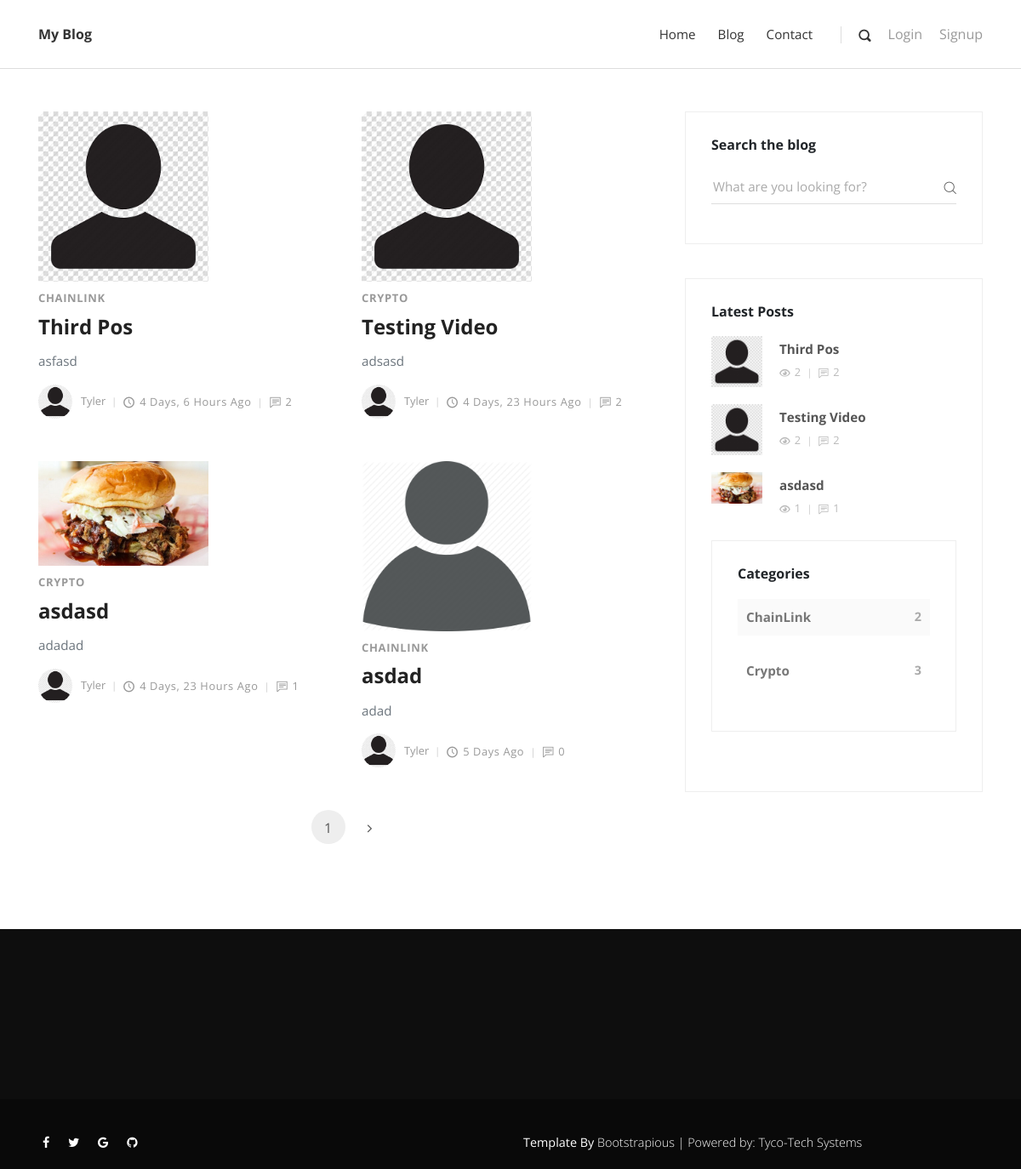
Page /blog/ on the earlier database version.
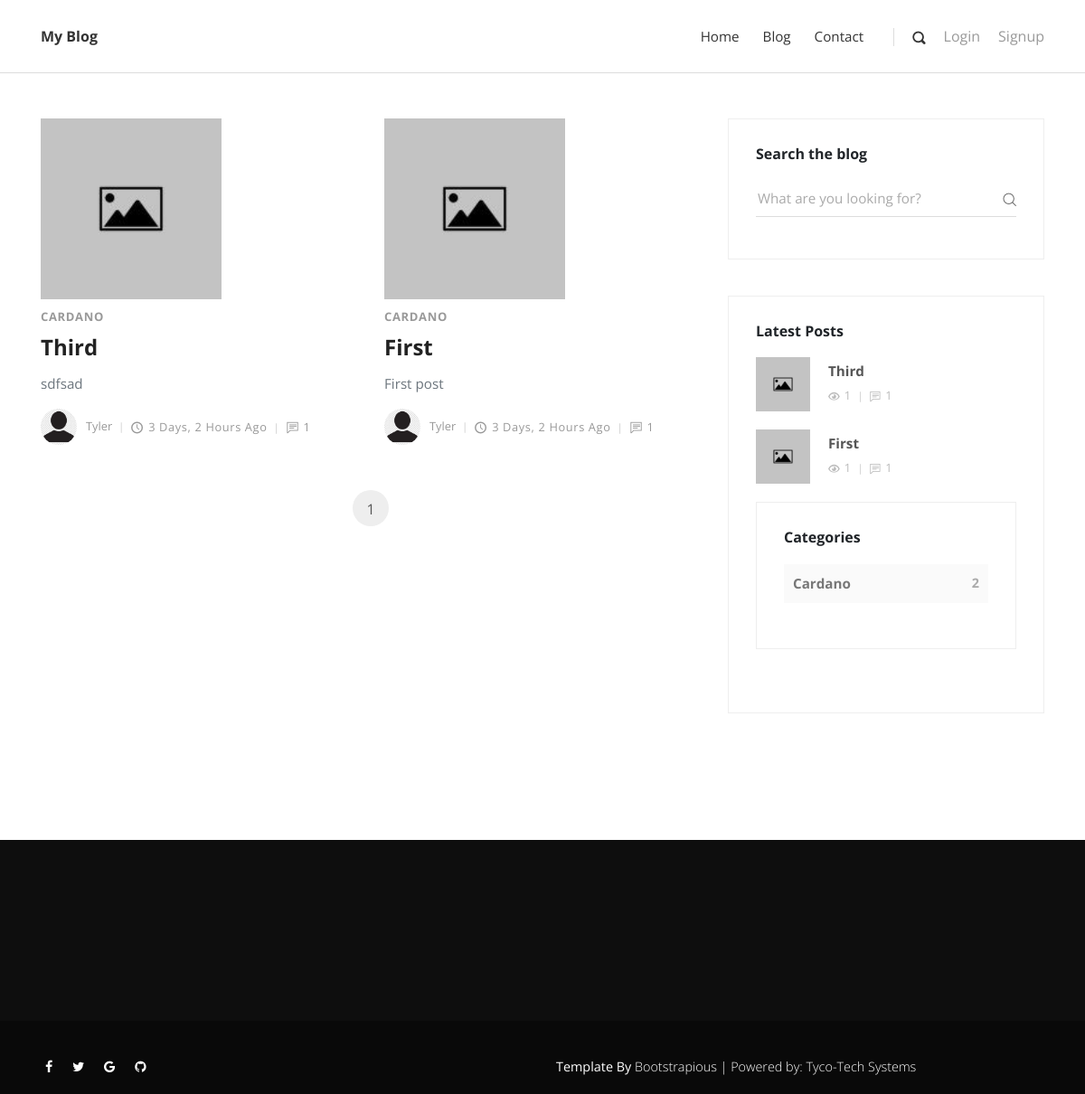
Same page on the later database version.
### posts/models.py (models this page shows, shortened)
class Post(models.Model):
    title = models.CharField(max_length=100)
    overview = models.TextField()
    timestamp = models.DateTimeField(auto_now_add=True)
    content = RichTextUploadingField(blank=True, null=True, config_name='default', external_plugin_resources=[(
        'youtube',
        '/static_in_env/vendor/ckeditor_plugins/youtube/youtube/',
        'plugin.js',
    )])
    author = models.ForeignKey(Author, on_delete=models.CASCADE)
    thumbnail = models.ImageField(default='thumbnail.jpg')
    categories = models.ManyToManyField(Category)
    featured = models.BooleanField(default=False)
    previous_post = models.ForeignKey('self', related_name='previous', on_delete=models.SET_NULL, blank=True, null=True)
    next_post = models.ForeignKey('self', related_name='next', on_delete=models.SET_NULL, blank=True, null=True)
    def get_absolute_url(self):
        return reverse('post_detail', kwargs={'id': self.id})
    @property
    def comment_count(self):
        return PostView.objects.filter(post=self).count()
    @property
    def view_count(self):
        return PostView.objects.filter(post=self).count()

class Category(models.Model):
    title = models.CharField(max_length=20)
    def __str__(self):
        return self.title

class Author(models.Model):
    user = models.OneToOneField(User, on_delete=models.CASCADE)
    profile_picture = models.ImageField()

### posts/views.py (the view)
# urls.py: 2. Add a URL to urlpatterns:  path('blog/', include('blog.urls'))
def blog(request):
    category_count = get_category_count()
    most_recent = Post.objects.order_by('-timestamp')[:3]
    post_list = Post.objects.order_by('-timestamp')
    paginator = Paginator(post_list, 4)
    page_request_var = 'page'
    page = request.GET.get(page_request_var)
    try:
        paginated_queryset = paginator.page(page)
    except PageNotAnInteger:
        paginated_queryset = paginator.page(1)
    except EmptyPage:
        paginated_queryset = paginator.page(paginator.num_pages)
    context = {
        'queryset': paginated_queryset,
        'most_recent': most_recent,
        'page_request_var': page_request_var,
        'category_count': category_count,
    }
    return render(request, 'blog.html', context)

### posts/views.py (called while the page is built)
def get_category_count():
    queryset = Post.objects.values('categories__title').annotate(Count('categories'))
    return queryset

### templates/blog.html (shortened to what this page needs)
{% extends 'base.html' %}
{% load static %}
{% block content %}
    <div class="container">
      <div class="row">
        <main class="posts-listing col-lg-8">
          <div class="container">
            <div class="row">
              {% for post in queryset %}
              <div class="post col-xl-6">
                <div class="post-thumbnail"><a href="{{ post.get_absolute_url }}"><img src="{{ post.thumbnail.url }}" alt="..." class="img-fluid" width="200" height="200"></a></div>
                <div class="post-details">
                  <div class="post-meta d-flex justify-content-between">
                    <div class="category">
                    {% for cat in post.categories.all %}
                    <a href="#">{{ cat }}</a>
                    {% endfor %}
                    </div>
                  </div><a href="{{ post.get_absolute_url }}">
                    <h3 class="h4">{{ post.title }}</h3></a>
                  <p class="text-muted">{{ post.overview }}</p>
                  <footer class="post-footer d-flex align-items-center">
                    <a href="#" class="author d-flex align-items-center flex-wrap">
                      <div class="avatar"><img src="{{ post.author.profile_picture.url }}" alt="..." class="img-fluid"></div>
                      <div class="title"><span>{{ post.author.user.username }}</span></div>
                    </a>
                    <div class="date"><i class="icon-clock"></i>{{ post.timestamp|timesince }} ago</div>
                    <div class="comments meta-last"><i class="icon-comment"></i>{{ post.comment_count }}</div>
                  </footer>
                </div>
              </div>
              {% endfor %}
            </div>
            <nav aria-label="Page navigation example">
              <ul class="pagination pagination-template d-flex justify-content-center">
                <li class="page-item"><a href="?{{ page_request_var }}={{ queryset.number }}" class="page-link active">{{ queryset.number }}</a></li>
                {% if queryset.has_next %}
                <li class="page-item"><a href="?{{ page_request_var }}={{ queryset.next_page_number }}" class="page-link"> <i class="fa fa-angle-right"></i></a></li>
                {% endif %}
              </ul>
            </nav>
          </div>
        </main>
        {% include 'sidebar.html' with most_recent=most_recent category_count=category_count %}
      </div>
    </div>
{% endblock content %}

### templates/sidebar.html
        <aside class="col-lg-4">
          <div class="widget search">
            <header>
              <h3 class="h6">Search the blog</h3>
            </header>
            <form action="{% url 'search' %}" class="search-form">
              <div class="form-group">
                <input type="text" name="q" placeholder="What are you looking for?">
                <button type="submit" class="submit"><i class="icon-search"></i></button>
              </div>
            </form>
          </div>
          <div class="widget latest-posts">
            <header>
              <h3 class="h6">Latest Posts</h3>
            </header>
            <div class="blog-posts"><a href="#">
               {% for post in most_recent %}
                <a href="{{ post.get_absolute_url }}">
                    <div class="item d-flex align-items-center">
                      <div class="image"><img src="{{ post.thumbnail.url }}" alt="..." class="img-fluid"></div>
                      <div class="title"><strong>{{ post.title }}</strong>
                        <div class="d-flex align-items-center">
                          <div class="views"><i class="icon-eye"></i>{{ post.view_count }}</div>
                          <div class="comments"><i class="icon-comment"></i>{{ post.comment_count }}</div>
                        </div>
                      </div>
                    </div>
                </a>
               {% endfor %}
            </div>
          <div class="widget categories">
            <header>
              <h3 class="h6">Categories</h3>
            </header>
            {% for cat in category_count %}
            <div class="item d-flex justify-content-between">
                <a href="#">{{ cat.categories__title }}</a><span>{{ cat.categories__count }}</span>
            </div>
            {% endfor %}
            </div>
        </aside>

Differences in the rows shown:
removed Post: thumbnail (placeholder picture), title "Third Pos", overview "asfasd", author.profile_picture (placeholder picture), author.user.username "Tyler", timestamp "4 Days, 6 Hours", comment_count "2", view_count "2"
no longer on this page (row unchanged): Category: title "CHAINLINK"
removed Post: thumbnail (placeholder picture), title "Testing Video", overview "adsasd", author.profile_picture (placeholder picture), author.user.username "Tyler", timestamp "4 Days, 23 Hours", comment_count "2", view_count "2"
no longer on this page (row unchanged): Category: title "CRYPTO"
removed Post: thumbnail (picture), title "asdasd", overview "adadad", author.profile_picture (placeholder picture), author.user.username "Tyler", timestamp "4 Days, 23 Hours", comment_count "1", view_count "1"
removed Post: thumbnail (placeholder picture), title "asdad", overview "adad", author.profile_picture (placeholder picture), author.user.username "Tyler", timestamp "5 Days", comment_count "0"
added Post: thumbnail (picture), title "Third", overview "sdfsad", author.profile_picture (placeholder picture), author.user.username "Tyler", timestamp "3 Days, 2 Hours", comment_count "1", view_count "1"
now on this page (row unchanged): Category: title "CARDANO"
added Post: thumbnail (picture), title "First", overview "First post", author.profile_picture (placeholder picture), author.user.username "Tyler", timestamp "3 Days, 2 Hours", comment_count "1", view_count "1"
Other differences:
new list line: "Cardano 2"
list line gone: "ChainLink 2"
list line gone: "Crypto 3"
